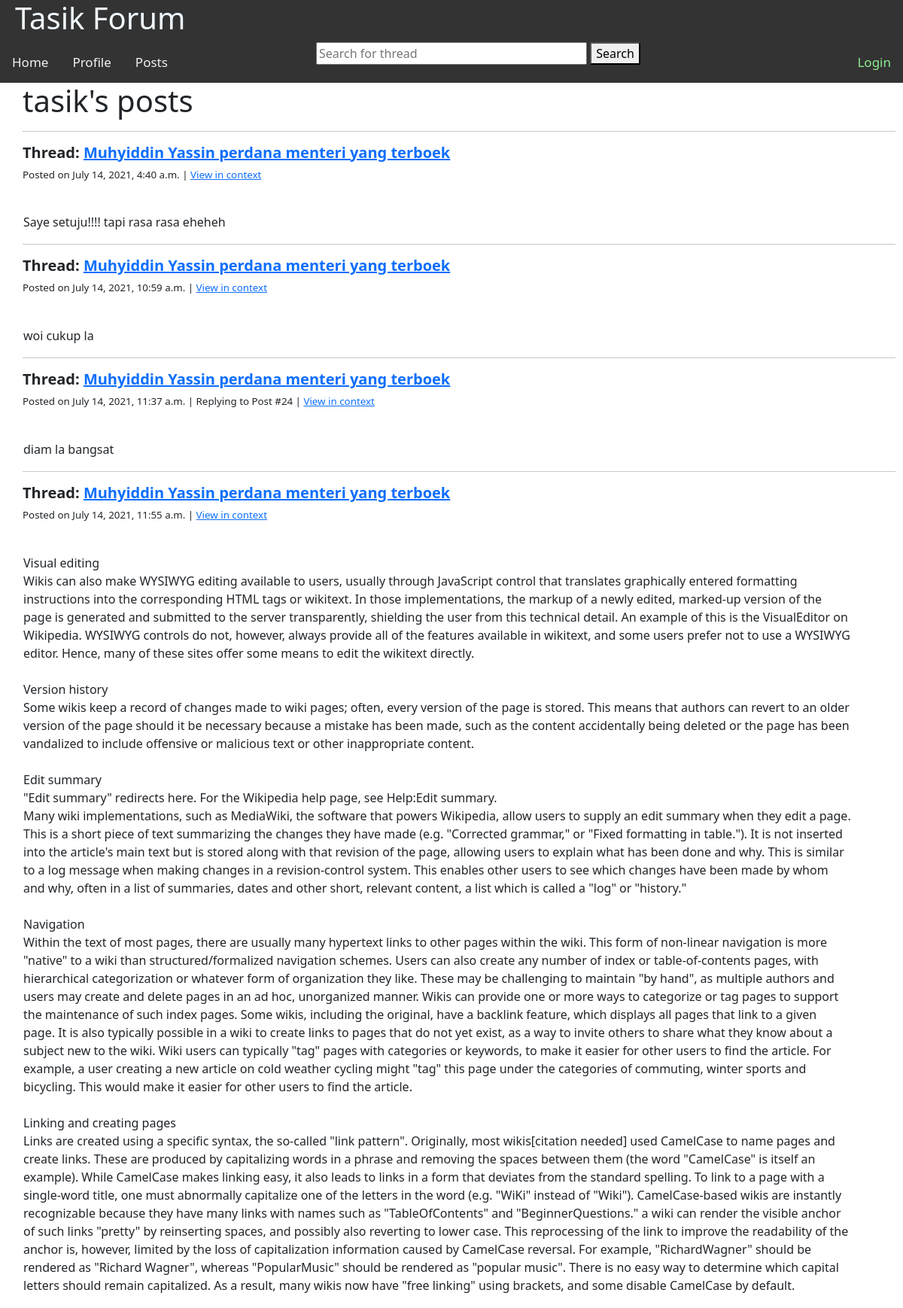
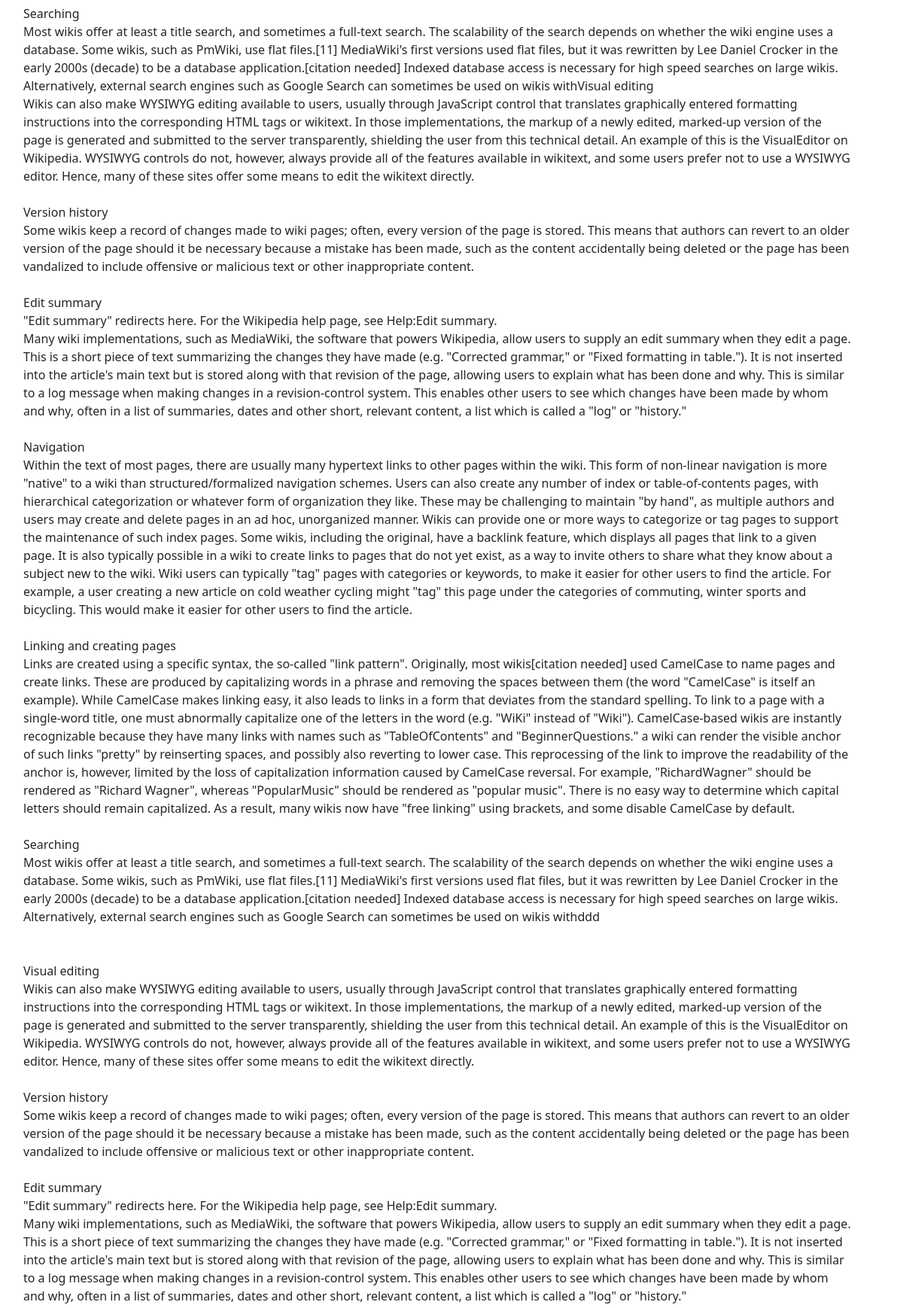
Screenshot of /userposts/tasik (upper part) with the database file from the repository (2 pictures, top to bottom).
### main/models.py (models this page shows, shortened)
class Post(models.Model):
    user = models.ForeignKey(User, on_delete=models.CASCADE, related_name="user", null=True)
    thread = models.ForeignKey(Thread, on_delete=models.CASCADE)
    content = models.TextField(max_length=10000000000000)
    created_at = models.DateTimeField(auto_now_add=True, null=True)
    edit_status = BooleanField(default=False)
    edited_at = models.DateTimeField(auto_now=True, null=True)
    reply = models.CharField(max_length=200, default=False)

class Thread(models.Model):
    user = models.ForeignKey(User, on_delete=models.CASCADE, related_name="thread", null=True)
    name = models.CharField(max_length=200)
    created_at = models.DateTimeField(auto_now_add=True, null=True)
    edited_at = models.DateTimeField(auto_now=True, null=True)
    post_count = models.IntegerField(default=0)
    def __str__(self):
        return self.name

### main/views.py (the view)
# urls.py: path('userposts/<str:uname>', views.userposts, name = 'userposts'),
def userposts(response,uname):
    rel_user = User.objects.get(username=uname)
    post_list = Post.objects.filter(user=rel_user)
    return render(response, 'main/userposts.html', {"current_user":rel_user,"post_list":post_list})

### main/templates/main/userposts.html (shortened to what this page needs)
{% extends 'main/base.html' %}
{% block topnav %}
<a href="/userposts/{{current_user}}" style="float: left;">Posts</a>
{% endblock %}
{% block content %}
<h1>{{current_user}}'s posts</h1>
<div>
    {% for x in post_list %}
        <table>
            <tr>
                <hr>
                <h5 style="font-weight: bold;">Thread: <a href="/threads/{{x.thread.id}}">{{x.thread}}</a></h5>
                <p style="font-size: smaller;">Posted on {{x.created_at}}
                    {% if x.reply != "False" %}
                        | Replying to Post #{{x.reply}}
                    {% endif %}
                    |  <a href="/threads/{{x.thread.id}}#{{x.id}}">View in context</a>
                </p>
                <br>
                <td>
                    {{x.content|linebreaksbr}}
                </td>
            </tr>
        </table>
    {% endfor %}
</div>
{% endblock %}

### main/templates/main/base.html (style rules this page uses)
html { scroll-behavior: smooth; }
body { margin: 0; font-family: Arial, Helvetica, sans-serif; overflow: visible; }
.topnav a { float: right; color: #f2f2f2; text-align: center; padding: 14px 16px; text-decoration: none; font-size: 17px; }
table { width: 95%; }

### rows the page displays
Post: thread "Muhyiddin Yassin perdana menteri yang terboek", created_at "July 14, 2021, 4:40 a.m.", content "Saye setuju!!!! tapi rasa rasa eheheh"
Post: thread "Muhyiddin Yassin perdana menteri yang terboek", created_at "July 14, 2021, 10:59 a.m.", content "woi cukup la"
Post: thread "Muhyiddin Yassin perdana menteri yang terboek", created_at "July 14, 2021, 11:37 a.m.", reply "24", content "diam la bangsat"
Post: thread "Muhyiddin Yassin perdana menteri yang terboek", created_at "July 14, 2021, 11:55 a.m.", content "Visual editing Wikis can also make WYSIWYG editing available to users, usually through JavaScript control that translates graphically entered formatting instructions into the corresponding HTML tags or wikitext. In those implementations, the markup of a newly edited, marked-up version of the page is generated and submitted to the server transparently, shielding the user from this technical detail. An example of this is the VisualEditor on Wikipedia. WYSIWYG controls do not, however, always provide all of the features available in wikitext, and some users prefer not to use a WYSIWYG editor. Hence, many of these sites offer some means to edit the wikitext directly. Version history Some wikis…"

### other values shown
{{ current_user }} "tasik"
